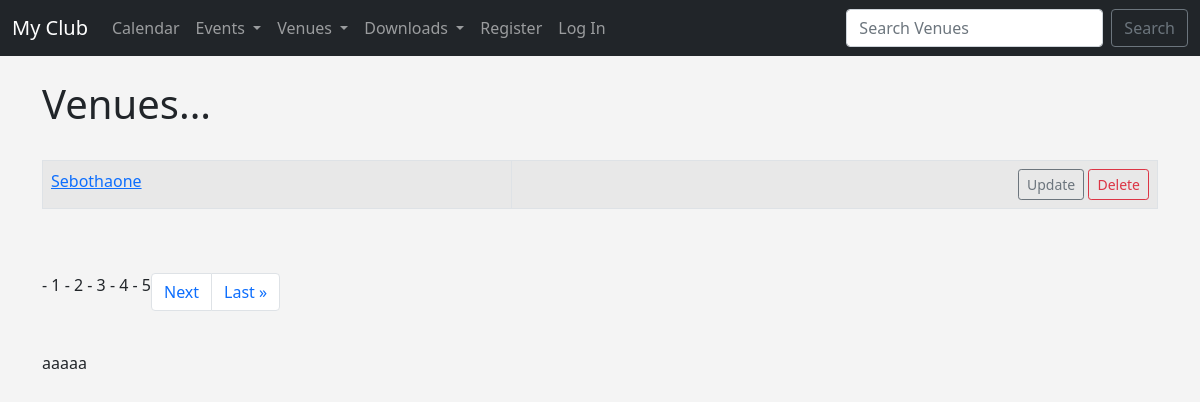
Page /list_venues on the earlier database version.
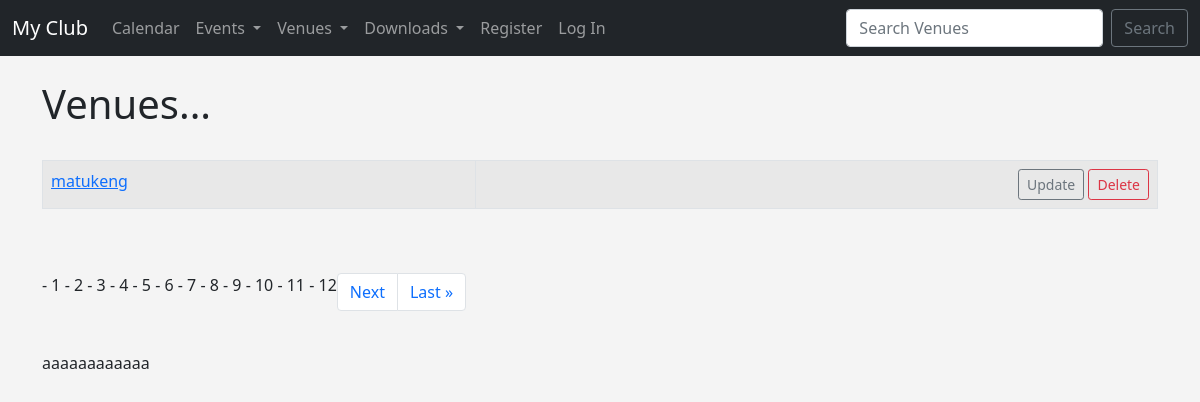
Same page on the later database version.
### Events/models.py (models this page shows)
class Venue(models.Model):
	name = models.CharField('Venue Name', max_length=120)
	email_address =models.EmailField('Email Address',blank=True)
	address=models.CharField(max_length=300)
	zip_code=models.CharField('zip code', max_length=15)
	phone = models.CharField('Contact Phone', max_length=25,blank=True)
	web=models.URLField('Website address',blank=True)
	owner = models.IntegerField("Venue Owner", blank=False, default = 1 )
	venue_image = models.ImageField(null=True, blank=True, upload_to="images/")
	def __str__(self):
		return self.name

### Events/views.py (the view)
# urls.py: path('list_venues',views.list_venues,name="list_venues"),
def list_venues(request):
	venue_list = Venue.objects.all()
	p = Paginator(Venue.objects.all(), 1)
	page = request.GET.get('page')
	venues = p.get_page(page)
	nums = "a" * venues.paginator.num_pages
	return render(request, 'events/venue.html',
		{'venue_list': venue_list,
		'venues':venues,'nums':nums})

### Events/templates/events/venue.html (shortened to what this page needs)
{% extends 'events/base.html' %}
{% block content %}
	<h1>Venues...</h1>
<br/>
<table class="table table-hover table-striped table-bordered">
		{% for venue in venues %}
			<tr>
				<td>
					<a href="{% url 'show-venue' venue.id %}">{{ venue }}</a>
				</td>
				<td align="right">
					<a href="{% url 'update-venue' venue.id %}" class="btn btn-outline-secondary btn-sm">
					Update</a>
					<a href="{% url 'delete-venue' venue.id %}" class="btn btn-outline-danger btn-sm">
					Delete</a>
				</td>
			</tr>
		{% endfor %}
</table>
<br/></br>
<nav aria-label="Page navigation example">
  <ul class="pagination">
{% for i in nums %}
	 - {{ forloop.counter }}
{% endfor %}
{% if venues.has_next %}
	<li class="page-item"><a class="page-link" href="?page={{ venues.next_page_number }}"> Next</a><li>
	<li class="page-item"><a class="page-link" href="?page={{ venues.paginator.num_pages}}">Last &raquo </a></li>
{% endif %}
 </ul>
</nav>
<br/>
{{ nums }}
{% endblock %}

### Events/templates/events/base.html (shortened to what this page needs)
<!doctype html>
<html lang="en">
  <head>
    <link href="https://cdn.jsdelivr.net/npm/bootstrap@5.1.3/dist/css/bootstrap.min.css" rel="stylesheet">
  </head>
  <body>
  	{% include 'events/navbar.html' %}
    <br/>
    <div class = 'container'>
      {% block content %}
      {% endblock %}
    </div>
  </body>
</html>

### Events/templates/events/NavBar.html (shortened to what this page needs)
<nav class="navbar navbar-expand-lg navbar-dark bg-dark">
  <div class="container-fluid">
    <a class="navbar-brand" href="{% url 'home' %}">My Club</a>
    <div class="collapse navbar-collapse" id="navbarSupportedContent">
      <ul class="navbar-nav me-auto mb-2 mb-lg-0">
        <li class="nav-item">
          <a class="nav-link" href="{% url 'home' '2021' 'March'%}">Calendar</a>
        </li>
        <li class="nav-item dropdown">
          <a class="nav-link dropdown-toggle" href="#" id="navbarDropdown" role="button" data-bs-toggle="dropdown" aria-expanded="false">
            Events
          </a>
        </li>
        <li class="nav-item dropdown">
          <a class="nav-link dropdown-toggle" href="#" id="navbarDropdown" role="button" data-bs-toggle="dropdown" aria-expanded="false">
            Venues
          </a>
        </li>
        <li class="nav-item dropdown">
          <a class="nav-link dropdown-toggle" href="#" id="navbarDropdown" role="button" data-bs-toggle="dropdown" aria-expanded="false">
            Downloads
          </a>
        </li>
        {% if user.is_authenticated %}
          <li class="nav-item">
          <a class="nav-link" href="{% url 'admin_approval' %}"> Admin </a>
          </li>
          <li class="nav-item">
          <a class="nav-link" href="{% url 'logout' %}"> Log Out </a>
          </li>
        {% else %}
        <li class="nav-item">
          <a class="nav-link" href="{% url 'register_user' %}"> Register </a>
          </li>
          <li class="nav-item">
          <a class="nav-link" href="{% url 'login' %}"> Log In </a>
          </li>
        {% endif %}
      </ul>
      <form class="d-flex" method=POST
      action=" {% url 'search-venues' %}">
        <input class="form-control me-2" type="search" placeholder="Search Venues" aria-label="Search" name="searched">
        <button class="btn btn-outline-secondary" type="submit">Search</button>
      </form>
    </div>
  </div>
</nav>

### Events/templates/events/base.html (style rules this page uses)
body { background: #f4f4f4; }

Differences in the rows shown:
removed Venue: name "Sebothaone"
added Venue: name "matukeng"
Other differences:
{{ nums }}: "aaaaa" → "aaaaaaaaaaaa"
new list line: "- 6"
new list line: "- 7"
new list line: "- 8"
new list line: "- 9"
new list line: "- 10"
new list line: "- 11"
new list line: "- 12"
